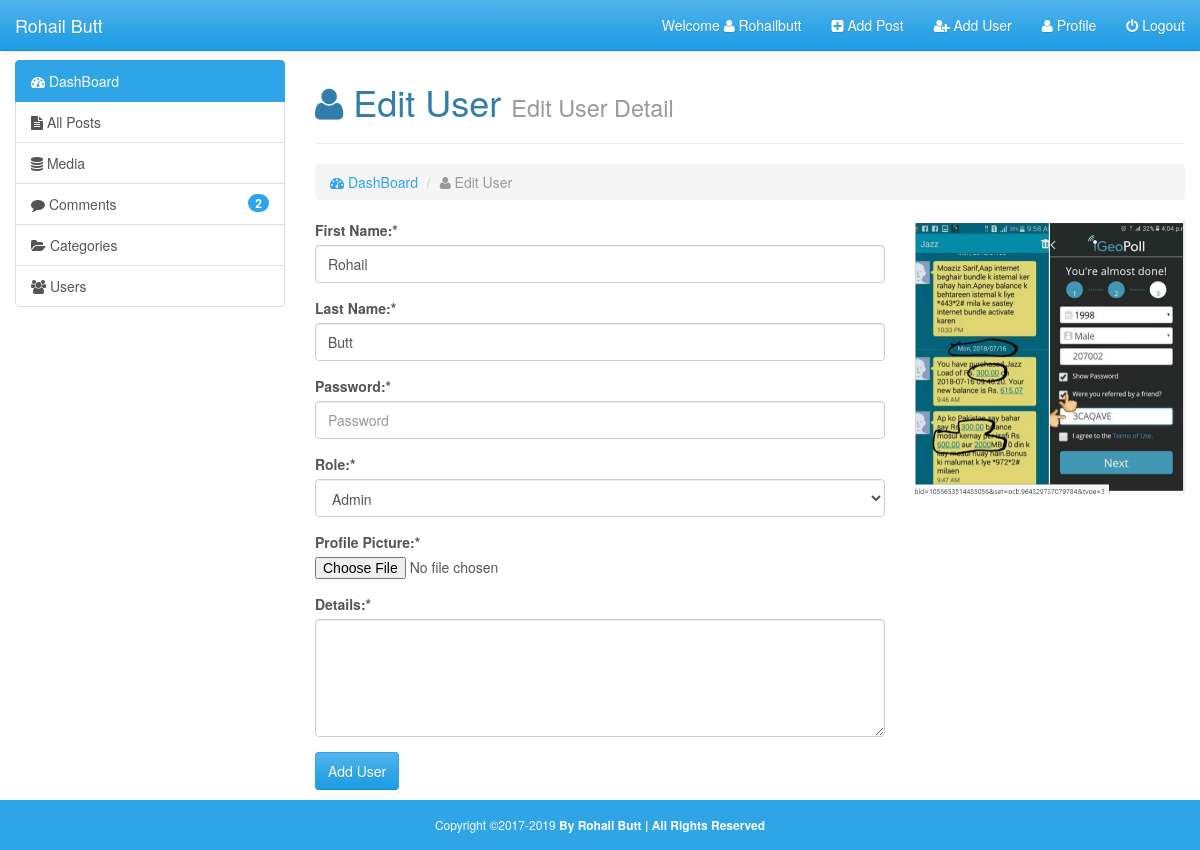
Screenshot of /Login/edituser.php?edit=15 (signed in) with the database file from the repository.
### tables this page shows
CREATE TABLE `users` (
  `id` int(11) NOT NULL,
  `date` int(11) NOT NULL,
  `first_name` varchar(255) NOT NULL,
  `last_name` varchar(255) NOT NULL,
  `username` varchar(255) NOT NULL,
  `email` varchar(255) NOT NULL,
  `image` varchar(255) NOT NULL,
  `password` varchar(255) NOT NULL,
  `role` varchar(255) NOT NULL,
  `detail` text NOT NULL,
  `salt` varchar(255) NOT NULL DEFAULT '$2y$10$redgreenblackbluewhitee'
);

### Login/edituser.php (the view, shortened to what this page needs)
<!DOCTYPE html>
<html lang="en">
  <?php require("include/top.php");
    if(isset($_GET['edit'])){
        $edit_id=$_GET['edit'];
        $edit_query="SELECT * FROM users WHERE id=$edit_id";
        $edit_run=mysqli_query($conn,$edit_query);
        if(mysqli_num_rows($edit_run)>0){
            $edit_row=mysqli_fetch_array($edit_run);
            $e_firstname=$edit_row['first_name'];
            $e_last=$edit_row['last_name'];
            $e_role=$edit_row['role'];
            $e_image=$edit_row['image'];
            $e_details=$edit_row['detail'];
        }
        else{
            header('Location:index.php');
        }
    }
    else{
        header('Location:index.php');
    }
    ?>
  <body>
     <div  class="wrapper">
       <?php require("include/nav.php") ?>
        <div class="container-fluid">
            <div class="row" >
                <div class="col-md-3">
                   <?php require("include/sidebar.php") ?>
                </div>
                <div class="col-md-9">
                    <h1 class="head animated fadeInUp"><i class="fa fa-user "></i> Edit User <small>Edit User Detail</small></h1>
                    <hr/>
                    <ul class="breadcrumb">
                        <li class="active"><a href="index.html"><i class="fa fa-tachometer"></i> DashBoard</a></li>
                        <li class="active"><i class="fa fa-user"></i> Edit User</li>
                    </ul>
                   <div class="row">
                       <div class="col-md-8">
                             <form action="" method="post" enctype="multipart/form-data">
                                   <div class="form-group">
                                       <label for="first-name">First Name:*</label>
                                       <input type="text" id="first-name" name="first-name" value="<?php echo $e_firstname; ?>" class="form-control"  placeholder="First Name">
                                   </div>
                                   <div class="form-group">
                                       <label for="last-name">Last Name:*</label>
                                       <input type="text" id="last-name" name="last-name" value="<?php echo $e_last; ?>" class="form-control" placeholder="Last Name">
                                   </div>
                                   <div class="form-group">
                                       <label for="Password">Password:*</label>
                                       <input type="password" id="password" name="password" class="form-control" placeholder="Password">
                                   </div>
                                   <div class="form-group">
                                       <label for="role">Role:*</label>
                                       <select name="role" id="role" class="form-control">
                                           <option value="admin"  <?php if($e_role=='admin'){echo "selected";} ?>  >Admin</option>
                                       </select>
                                   </div>
                                   <div class="form-group">
                                       <label for="image">Profile Picture:*</label>
                                       <input type="file" id="image" name="image">
                                   </div>
                                    <div class="form-group">
                                       <label for="detail">Details:*</label>
                                        <textarea name="detail" id="detail" cols="30" class="form-control" rows="5">
                                            <?php echo $e_details; ?>
                                        </textarea>
                                   </div>
                                   <input type="submit" value="Add User" name="submit" class="btn btn-primary">
                           </form>
                           <br>
                           <br>
                           <br>
                       </div>
                       <div class="col-md-4">
                           <?php
                                    echo "<img src='img/$e_image' width='100%' >";
                           ?>
                       </div>
                   </div>
                </div>
            </div>
        </div>
        <?php require("include/footer.php") ?>

### Login/css/style.css (style rules this page uses)
html,body { height: 100%; }
body { padding-top: 60px; }
.head { position: relative; }
.wrapper { min-height: 100%; position: relative; }

### rows the page displays
users: first-name "Rohail", last-name "Butt", role "Admin", image (picture)

### other values shown
$session_username "Rohailbutt"
$get_rows "2"
